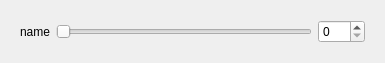
<?xml version="1.0" encoding="UTF-8"?>
<ui version="4.0">
 <class>ColorEditorSlider</class>
 <widget class="QWidget" name="ColorEditorSlider">
  <property name="geometry">
   <rect>
    <x>0</x>
    <y>0</y>
    <width>371</width>
    <height>39</height>
   </rect>
  </property>
  <property name="sizePolicy">
   <sizepolicy hsizetype="Preferred" vsizetype="Maximum">
    <horstretch>0</horstretch>
    <verstretch>0</verstretch>
   </sizepolicy>
  </property>
  <property name="windowTitle">
   <string>Form</string>
  </property>
  <layout class="QHBoxLayout" name="horizontalLayout_2">
   <item>
    <widget class="QWidget" name="widget" native="true">
     <property name="sizePolicy">
      <sizepolicy hsizetype="Preferred" vsizetype="Maximum">
       <horstretch>0</horstretch>
       <verstretch>0</verstretch>
      </sizepolicy>
     </property>
     <layout class="QHBoxLayout" name="horizontalLayout">
      <item>
       <widget class="QLabel" name="colorLabel">
        <property name="text">
         <string>name</string>
        </property>
        <property name="alignment">
         <set>Qt::AlignRight|Qt::AlignTrailing|Qt::AlignVCenter</set>
        </property>
       </widget>
      </item>
      <item>
       <widget class="QSlider" name="colorSlider">
        <property name="sizePolicy">
         <sizepolicy hsizetype="Fixed" vsizetype="Fixed">
          <horstretch>0</horstretch>
          <verstretch>0</verstretch>
         </sizepolicy>
        </property>
        <property name="minimumSize">
         <size>
          <width>256</width>
          <height>0</height>
         </size>
        </property>
        <property name="maximum">
         <number>255</number>
        </property>
        <property name="singleStep">
         <number>16</number>
        </property>
        <property name="pageStep">
         <number>16</number>
        </property>
        <property name="orientation">
         <enum>Qt::Horizontal</enum>
        </property>
       </widget>
      </item>
      <item>
       <widget class="QSpinBox" name="colorSpinBox">
        <property name="maximum">
         <number>255</number>
        </property>
        <property name="singleStep">
         <number>16</number>
        </property>
       </widget>
      </item>
     </layout>
    </widget>
   </item>
  </layout>
 </widget>
 <resources/>
 <connections/>
</ui>
